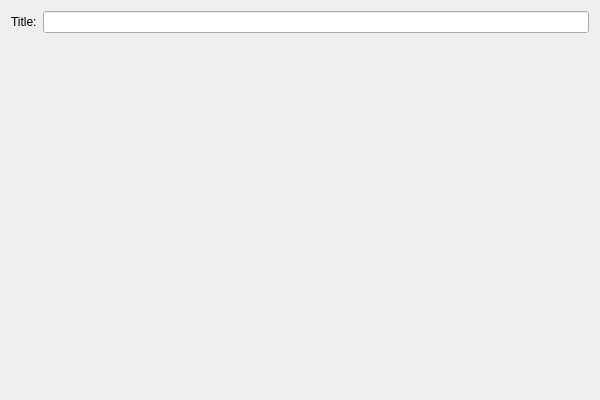
<?xml version="1.0" encoding="UTF-8"?>
<ui version="4.0">
 <class>CustomLessonEditorWidget</class>
 <widget class="QWidget" name="CustomLessonEditorWidget">
  <property name="geometry">
   <rect>
    <x>0</x>
    <y>0</y>
    <width>600</width>
    <height>400</height>
   </rect>
  </property>
  <property name="minimumSize">
   <size>
    <width>600</width>
    <height>400</height>
   </size>
  </property>
  <layout class="QVBoxLayout" name="verticalLayout">
   <item>
    <layout class="QFormLayout" name="formLayout">
     <item row="0" column="0">
      <widget class="QLabel" name="m_titleLabel">
       <property name="text">
        <string>Title:</string>
       </property>
      </widget>
     </item>
     <item row="0" column="1">
      <widget class="QLineEdit" name="m_titleLineEdit"/>
     </item>
    </layout>
   </item>
   <item>
    <spacer name="m_verticalSpacer">
     <property name="orientation">
      <enum>Qt::Vertical</enum>
     </property>
     <property name="sizeType">
      <enum>QSizePolicy::Fixed</enum>
     </property>
     <property name="sizeHint" stdset="0">
      <size>
       <width>20</width>
       <height>13</height>
      </size>
     </property>
    </spacer>
   </item>
   <item>
    <widget class="LessonTextEditor" name="m_lessonTextEditor" native="true"/>
   </item>
  </layout>
 </widget>
 <customwidgets>
  <customwidget>
   <class>LessonTextEditor</class>
   <extends>QWidget</extends>
   <header>editor/lessontexteditor.h</header>
   <container>1</container>
  </customwidget>
 </customwidgets>
 <resources/>
 <connections/>
</ui>
